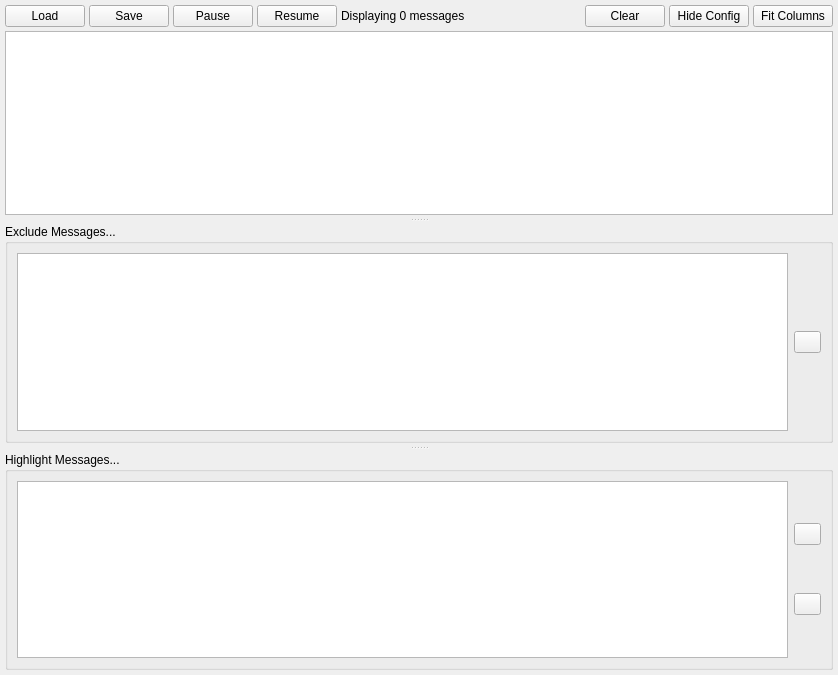
<?xml version="1.0" encoding="UTF-8"?>
<ui version="4.0">
 <class>ConsoleWidget</class>
 <widget class="QWidget" name="ConsoleWidget">
  <property name="geometry">
   <rect>
    <x>0</x>
    <y>0</y>
    <width>838</width>
    <height>675</height>
   </rect>
  </property>
  <property name="windowTitle">
   <string>Console</string>
  </property>
  <layout class="QVBoxLayout" name="verticalLayout">
   <property name="spacing">
    <number>4</number>
   </property>
   <property name="leftMargin">
    <number>5</number>
   </property>
   <property name="topMargin">
    <number>5</number>
   </property>
   <property name="rightMargin">
    <number>5</number>
   </property>
   <property name="bottomMargin">
    <number>5</number>
   </property>
   <item>
    <layout class="QHBoxLayout" name="horizontalLayout">
     <property name="sizeConstraint">
      <enum>QLayout::SetMinAndMaxSize</enum>
     </property>
     <item>
      <widget class="QPushButton" name="load_button">
       <property name="toolTip">
        <string>Load a Message file</string>
       </property>
       <property name="text">
        <string>Load</string>
       </property>
       <property name="iconSize">
        <size>
         <width>16</width>
         <height>16</height>
        </size>
       </property>
      </widget>
     </item>
     <item>
      <widget class="QPushButton" name="save_button">
       <property name="toolTip">
        <string>Save currently displayed messages to a file</string>
       </property>
       <property name="text">
        <string>Save</string>
       </property>
       <property name="iconSize">
        <size>
         <width>16</width>
         <height>16</height>
        </size>
       </property>
      </widget>
     </item>
     <item>
      <widget class="QPushButton" name="pause_button">
       <property name="toolTip">
        <string>Pause the message stream</string>
       </property>
       <property name="text">
        <string>Pause</string>
       </property>
       <property name="iconSize">
        <size>
         <width>16</width>
         <height>16</height>
        </size>
       </property>
      </widget>
     </item>
     <item>
      <widget class="QPushButton" name="record_button">
       <property name="toolTip">
        <string>Resume the message stream</string>
       </property>
       <property name="text">
        <string>Resume</string>
       </property>
       <property name="iconSize">
        <size>
         <width>16</width>
         <height>16</height>
        </size>
       </property>
      </widget>
     </item>
     <item>
      <widget class="QLabel" name="messages_label">
       <property name="text">
        <string>Displaying 0 messages</string>
       </property>
      </widget>
     </item>
     <item>
      <spacer name="horizontalSpacer">
       <property name="orientation">
        <enum>Qt::Horizontal</enum>
       </property>
       <property name="sizeHint" stdset="0">
        <size>
         <width>40</width>
         <height>20</height>
        </size>
       </property>
      </spacer>
     </item>
     <item>
      <widget class="QPushButton" name="clear_button">
       <property name="text">
        <string>Clear</string>
       </property>
      </widget>
     </item>
     <item>
      <widget class="QPushButton" name="toggle_button">
       <property name="text">
        <string>Hide Config</string>
       </property>
       <property name="checkable">
        <bool>true</bool>
       </property>
      </widget>
     </item>
     <item>
      <widget class="QPushButton" name="column_resize_button">
       <property name="toolTip">
        <string>Resizes message table columns to fit their contents exactly</string>
       </property>
       <property name="text">
        <string>Fit Columns</string>
       </property>
      </widget>
     </item>
    </layout>
   </item>
   <item>
    <layout class="QVBoxLayout" name="verticalLayout_2">
     <item>
      <widget class="QSplitter" name="table_splitter">
       <property name="orientation">
        <enum>Qt::Vertical</enum>
       </property>
       <property name="handleWidth">
        <number>9</number>
       </property>
       <property name="childrenCollapsible">
        <bool>true</bool>
       </property>
       <widget class="QWidget" name="PlaceHolder">
        <layout class="QVBoxLayout" name="verticalLayout_3">
         <item>
          <widget class="QTableView" name="table_view">
           <property name="alternatingRowColors">
            <bool>true</bool>
           </property>
           <property name="selectionBehavior">
            <enum>QAbstractItemView::SelectRows</enum>
           </property>
           <property name="iconSize">
            <size>
             <width>16</width>
             <height>16</height>
            </size>
           </property>
           <property name="horizontalScrollMode">
            <enum>QAbstractItemView::ScrollPerPixel</enum>
           </property>
           <property name="sortingEnabled">
            <bool>true</bool>
           </property>
           <attribute name="horizontalHeaderShowSortIndicator" stdset="0">
            <bool>false</bool>
           </attribute>
           <attribute name="verticalHeaderVisible">
            <bool>false</bool>
           </attribute>
          </widget>
         </item>
        </layout>
       </widget>
       <widget class="QSplitter" name="filter_splitter">
        <property name="orientation">
         <enum>Qt::Vertical</enum>
        </property>
        <property name="handleWidth">
         <number>9</number>
        </property>
        <property name="childrenCollapsible">
         <bool>true</bool>
        </property>
        <widget class="QGroupBox" name="exclude_group_box">
         <property name="toolTip">
          <string>Messages matching ANY of these rules will NOT be displayed</string>
         </property>
         <property name="title">
          <string>Exclude Messages...</string>
         </property>
         <layout class="QHBoxLayout" name="horizontalLayout_2">
          <item>
           <widget class="QTableWidget" name="exclude_table">
            <property name="alternatingRowColors">
             <bool>true</bool>
            </property>
            <property name="selectionMode">
             <enum>QAbstractItemView::NoSelection</enum>
            </property>
            <property name="columnCount">
             <number>1</number>
            </property>
            <attribute name="horizontalHeaderVisible">
             <bool>false</bool>
            </attribute>
            <attribute name="horizontalHeaderStretchLastSection">
             <bool>true</bool>
            </attribute>
            <attribute name="verticalHeaderVisible">
             <bool>false</bool>
            </attribute>
            <column/>
           </widget>
          </item>
          <item>
           <widget class="QPushButton" name="add_exclude_button">
            <property name="maximumSize">
             <size>
              <width>27</width>
              <height>16777215</height>
             </size>
            </property>
            <property name="toolTip">
             <string>Add new filter</string>
            </property>
            <property name="text">
             <string/>
            </property>
            <property name="iconSize">
             <size>
              <width>16</width>
              <height>16</height>
             </size>
            </property>
           </widget>
          </item>
         </layout>
        </widget>
        <widget class="QGroupBox" name="highlight_group_box">
         <property name="toolTip">
          <string>Messages matching ANY of these rules will be highlighted</string>
         </property>
         <property name="title">
          <string>Highlight Messages...</string>
         </property>
         <layout class="QHBoxLayout" name="horizontalLayout_3">
          <item>
           <widget class="QTableWidget" name="highlight_table">
            <property name="toolTip">
             <string/>
            </property>
            <property name="alternatingRowColors">
             <bool>true</bool>
            </property>
            <property name="selectionMode">
             <enum>QAbstractItemView::NoSelection</enum>
            </property>
            <property name="columnCount">
             <number>1</number>
            </property>
            <attribute name="horizontalHeaderVisible">
             <bool>false</bool>
            </attribute>
            <attribute name="horizontalHeaderStretchLastSection">
             <bool>true</bool>
            </attribute>
            <attribute name="verticalHeaderVisible">
             <bool>false</bool>
            </attribute>
            <column/>
           </widget>
          </item>
          <item>
           <layout class="QVBoxLayout" name="verticalLayout_4">
            <item>
             <widget class="QPushButton" name="highlight_exclude_button">
              <property name="maximumSize">
               <size>
                <width>27</width>
                <height>16777215</height>
               </size>
              </property>
              <property name="toolTip">
               <string>Show only highlighted rows</string>
              </property>
              <property name="text">
               <string/>
              </property>
              <property name="iconSize">
               <size>
                <width>16</width>
                <height>16</height>
               </size>
              </property>
              <property name="checkable">
               <bool>true</bool>
              </property>
              <property name="checked">
               <bool>false</bool>
              </property>
             </widget>
            </item>
            <item>
             <widget class="QPushButton" name="add_highlight_button">
              <property name="maximumSize">
               <size>
                <width>27</width>
                <height>16777215</height>
               </size>
              </property>
              <property name="toolTip">
               <string>Add new filter</string>
              </property>
              <property name="text">
               <string/>
              </property>
              <property name="iconSize">
               <size>
                <width>16</width>
                <height>16</height>
               </size>
              </property>
             </widget>
            </item>
           </layout>
          </item>
         </layout>
        </widget>
       </widget>
      </widget>
     </item>
    </layout>
   </item>
  </layout>
 </widget>
 <resources/>
 <connections/>
</ui>
